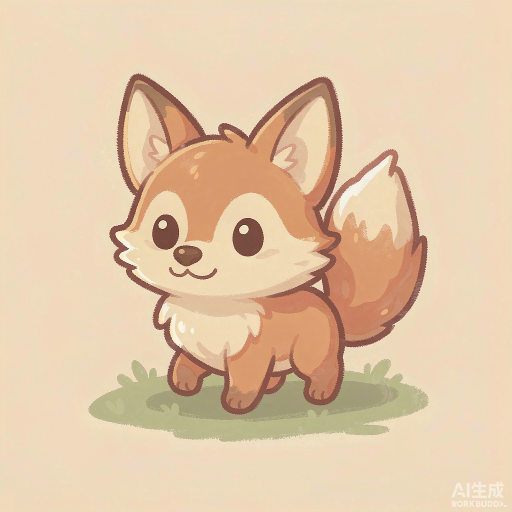
#> input picture assets/animals/poses/fox-idle.png, 1024 x 1024 px, found by its file name (shown at 1/2 size)
$ python _make_pose_sheet.py
#> lines starting #> are read from the running program, lines starting #| are printed output that depends on the picture
from PIL import Image, ImageDraw
import os

BASE = r"C:\Users\Mayyy\WorkBuddy\2026-11-02-17-19-29\assets\animals"
POSES = os.path.join(BASE, "poses")
CREAM = (251, 246, 236)
INK = (74, 58, 46)

order = [
    ("fox-idle.png", "IDLE", "default standing"),
    ("fox-blink.png", "BLINK", "random 4-8s"),
    ("fox-happy.png", "HAPPY", "on pet / head touch"),
    ("fox-walk-a.png", "WALK A", "side view, stride 1"),
    ("fox-walk-b.png", "WALK B", "side view, stride 2"),
    ("fox-sit.png", "SIT", "stopped, resting"),
    ("fox-sleep.png", "SLEEP", "idle too long / no entry"),
]

# ---------- pose sheet ----------
COLS = 4
CELL = 380
GAP = 26
LABEL_H = 62
rows = (len(order) + COLS - 1) // COLS
W = COLS * CELL + (COLS + 1) * GAP
H = rows * (CELL + LABEL_H) + (rows + 1) * GAP + 76

sheet = Image.new("RGB", (W, H), CREAM)
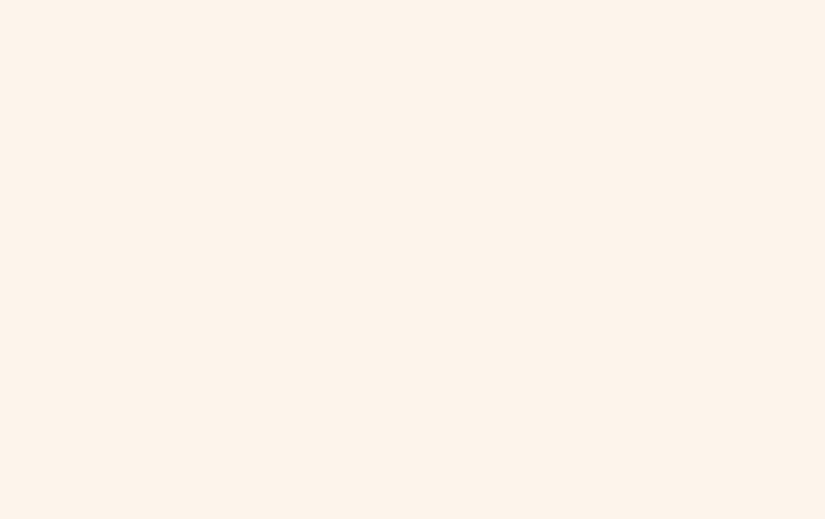
#> sheet: PIL image 1650x1038 RGB (shown at 1/2 size); mean R, G, B 251, 246, 236
d = ImageDraw.Draw(sheet)
d.text((GAP + 4, 32), "FOX  ·  pose set  ·  all shown at 380px", fill=INK)

for i, (fn, name, note) in enumerate(order):
    r, c = divmod(i, COLS)
    x = GAP + c * (CELL + GAP)
    y = 76 + GAP + r * (CELL + LABEL_H + GAP)
    im = Image.open(os.path.join(POSES, fn)).convert("RGBA").resize((CELL, CELL), Image.LANCZOS)
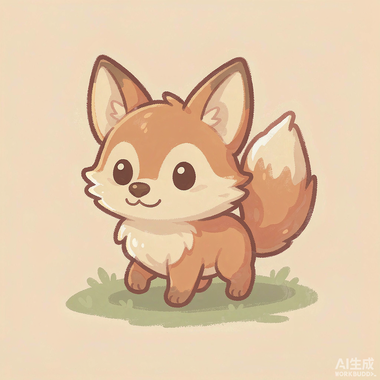
#> im: PIL image 380x380 RGBA; mean R, G, B, A 226.4, 199.3, 168.9, 255
    bg = Image.new("RGBA", (CELL, CELL), CREAM + (255,))
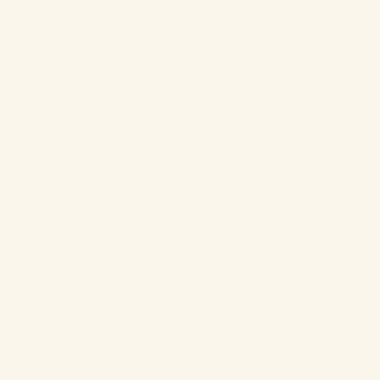
#> bg: PIL image 380x380 RGBA; mean R, G, B, A 251, 246, 236, 255
    bg.alpha_composite(im)
    sheet.paste(bg.convert("RGB"), (x, y))
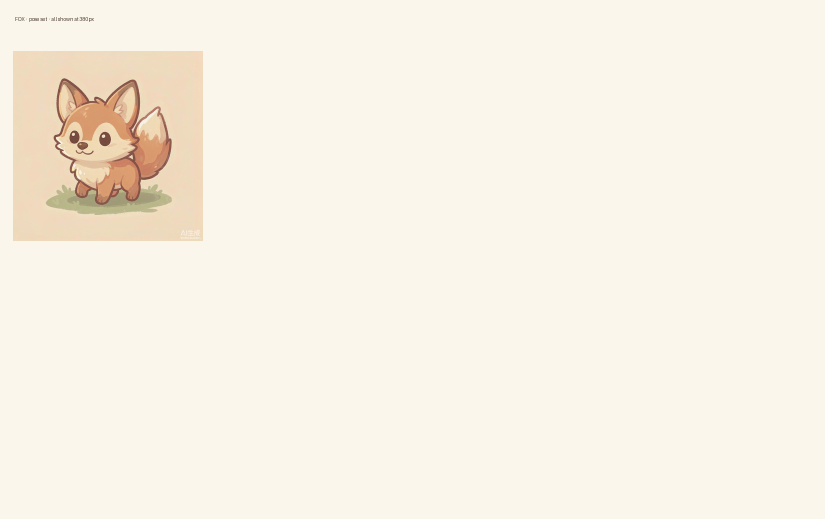
#> sheet: PIL image 1650x1038 RGB (shown at 1/2 size); mean R, G, B 248.9, 242, 230.3
    d.rectangle([x, y, x + CELL - 1, y + CELL - 1], outline=(223, 212, 196))
    d.text((x + 2, y + CELL + 12), name, fill=INK)
    d.text((x + 2, y + CELL + 32), note, fill=(139, 111, 82))
#> pass 2 of the loop `for i, (fn, name, note) in enumerate(order):`:
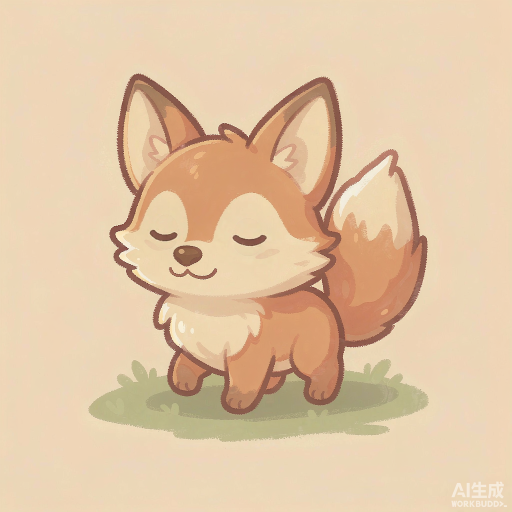
#> input picture assets/animals/poses/fox-blink.png, 1024 x 1024 px, found by its file name (shown at 1/2 size)
#> `im = Image.open(os.path.join(POSES, fn)).convert("RGBA").resize((CELL,..`:
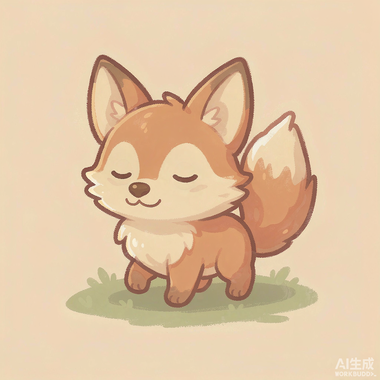
#> im: PIL image 380x380 RGBA; mean R, G, B, A 225.8, 197.6, 165.2, 255
#> `sheet.paste(bg.convert("RGB"), (x, y))`:
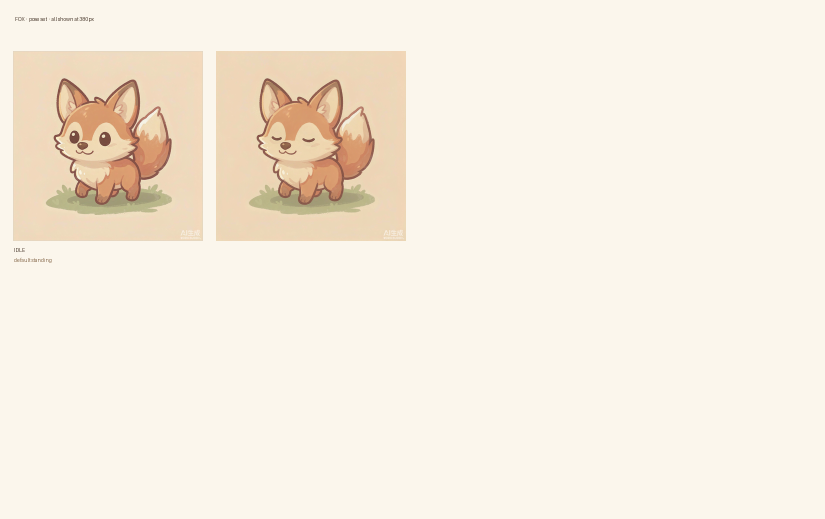
#> sheet: PIL image 1650x1038 RGB (shown at 1/2 size); mean R, G, B 246.7, 237.9, 224.3
#> pass 3 of the loop `for i, (fn, name, note) in enumerate(order):`:
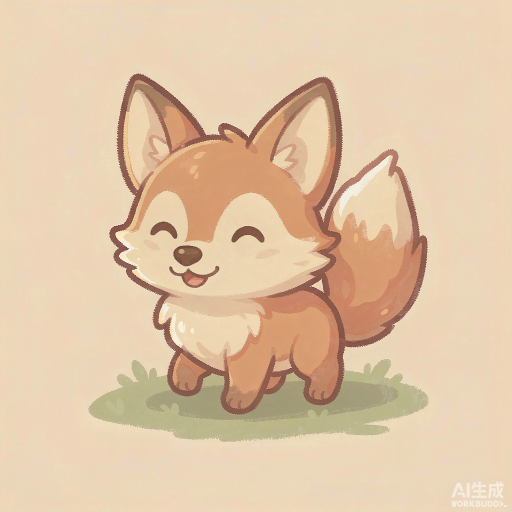
#> input picture assets/animals/poses/fox-happy.png, 1024 x 1024 px, found by its file name (shown at 1/2 size)
#> `im = Image.open(os.path.join(POSES, fn)).convert("RGBA").resize((CELL,..`:
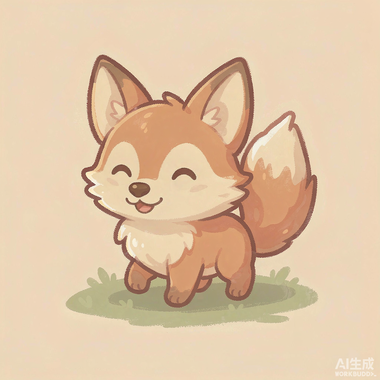
#> im: PIL image 380x380 RGBA; mean R, G, B, A 224.8, 197.6, 167.1, 255
#> `sheet.paste(bg.convert("RGB"), (x, y))`:
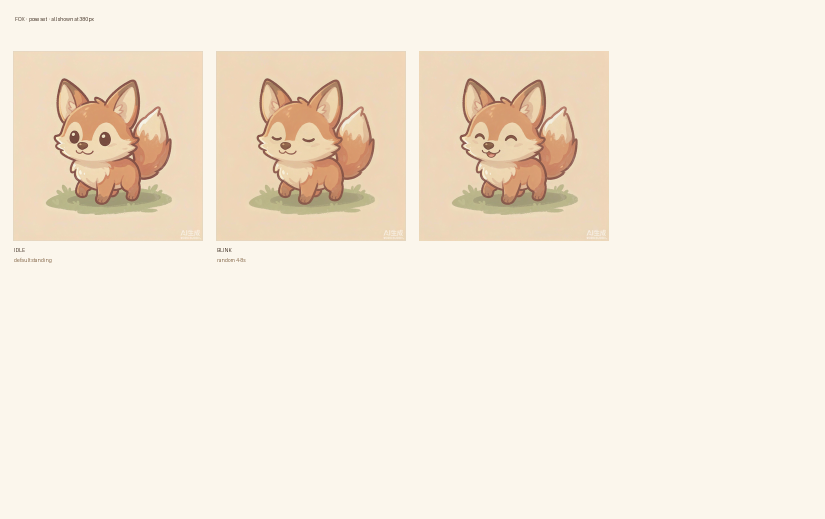
#> sheet: PIL image 1650x1038 RGB (shown at 1/2 size); mean R, G, B 244.5, 233.8, 218.5
#> (the run stopped early here; a loop or call above may not have finished)
